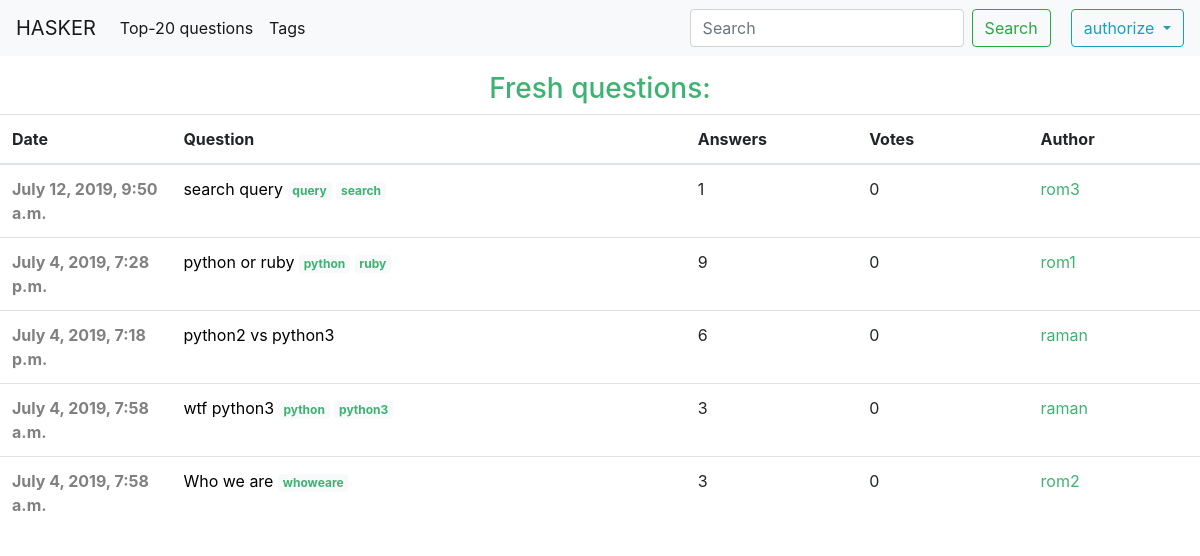
Page /hasker/ on the earlier database version.
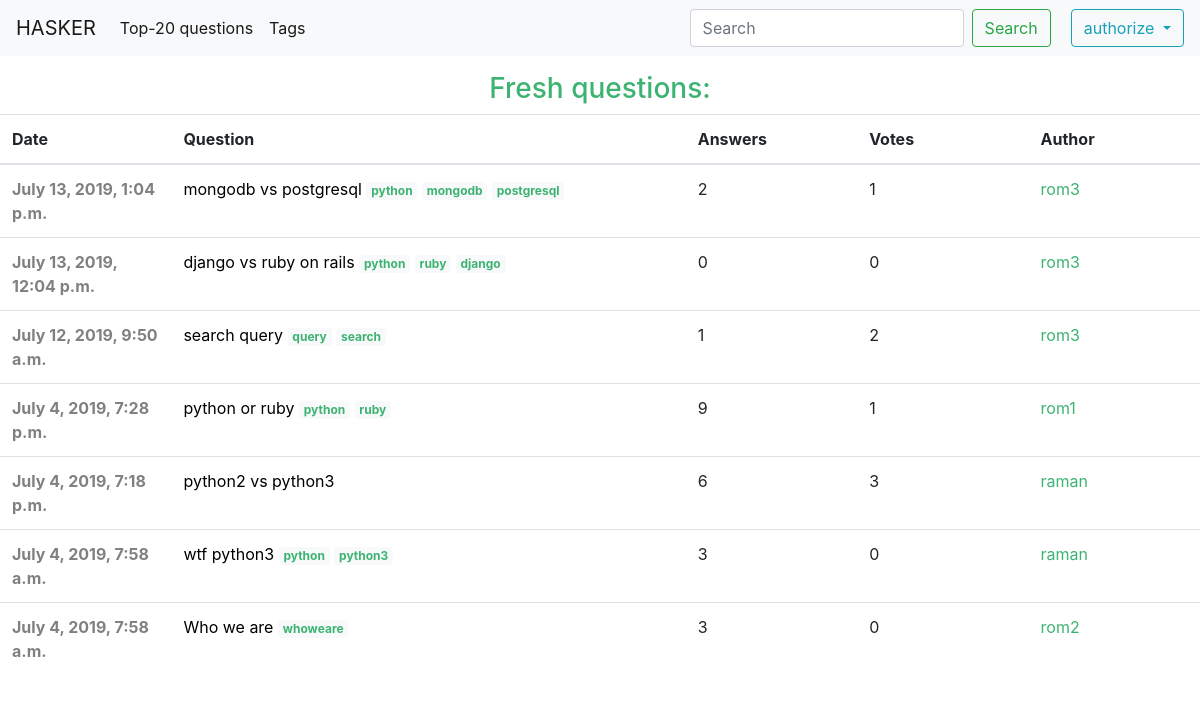
Same page on the later database version.
### forum/models.py (models this page shows, shortened)
class Question(models.Model):
    title = models.CharField(max_length=144, db_index=True, unique=True)
    content = models.TextField()
    slug = models.SlugField(max_length=72, unique=True)
    pub_date = models.DateTimeField(auto_now_add=True)
    author = models.ForeignKey(settings.AUTH_USER_MODEL, on_delete=models.CASCADE)
    tags = models.ManyToManyField(Tag, blank=True, related_name='questions')
    votes = GenericRelation(Vote)
    class Meta:
        ordering = ('-pub_date',)
    def get_absolute_url(self):
        return reverse('question_detail', kwargs={'slug': self.slug})
    @property
    def total_votes(self):
        return self.votes.count()

class Tag(models.Model):
    name = models.CharField(max_length=15)
    def __str__(self):
        return self.name

### authorization/models.py (models this page shows, shortened)
class Person(AbstractUser):
    class Meta:
        verbose_name = 'Person'
    email = models.EmailField(max_length=254, unique=True, verbose_name='email address')
    avatar = models.ImageField(upload_to='avatars/', default='avatars/def_ava.jpg')

### forum/views.py (the view)
# urls.py: path('', Index.as_view(), name='index'),
class Index(ListView):
    model = Question
    template_name = 'forum/index.html'
    context_object_name = 'questions'
    paginate_by = 20
    def get_queryset(self):
        search_query = self.request.GET.get('search', '')
        if search_query:
            queryset = Question.objects.filter(Q(title__icontains=search_query) | Q(content__icontains=search_query))
            return queryset
        return self.model.objects.order_by('-pub_date')

### forum/templates/forum/index.html (shortened to what this page needs)
{% extends 'forum/base_forum.html' %}
{% block content %}
<div style="text-align: center;">
    <h3 style="color: MediumSeaGreen; margin-top: 16px;">Fresh questions:</h3>
</div>
    <table class="table">
  <thead>
    <tr>
      <th scope="col" class="col-1" >Date</th>
      <th scope="col" class="col-3">Question</th>
      <th scope="col" class="col-1">Answers</th>
      <th scope="col" class="col-1">Votes</th>
      <th scope="col" class="col-1">Author</th>
    </tr>
  </thead>
  <tbody>
    {% for q in questions %}
      <tr>
        <th scope="row" style="color: Gray;">{{ q.pub_date }}</th>
        <td>
          <a style="color: black" href="{{ q.get_absolute_url }}">{{ q.title }}</a>
          {% for tag in q.tags.all %}
            <span class="badge badge-light">
              <a style="color: MediumSeaGreen" href="{% url 'tag_questions' tag_name=tag %}">
                {{ tag }}
              </a>
            </span>
          {% endfor %}
        </td>
        <td>{{ q.replies.count }}</td>
        <td>{{ q.total_votes }}</td>
        <td>
          <a style="color: MediumSeaGreen" href="{% url 'person_info' nickname=q.author.username %}">
          {{ q.author.username }}
          </a>
        </td>
      </tr>
    {% endfor %}
  </tbody>
</table>
{% endblock %}

### forum/templates/forum/base_forum.html (shortened to what this page needs)
{% extends 'global_template.html' %}
{% block authorization %}
    {% if request.user.is_authenticated %}
        <div class="dropdown">
            <button class="btn btn-outline-info dropdown-toggle" type="button" id="dropdownMenuButton" data-toggle="dropdown" aria-haspopup="true" aria-expanded="false">
                {{ request.user.username }}
            </button>
            <div class="dropdown-menu dropdown-menu-right" aria-labelledby="dropdownMenuButton">
                <a class="dropdown-item" href="{% url 'person_profile' %}">my profile</a>
                <div class="dropdown-divider"></div>
                <a class="dropdown-item" href="{% url 'logout' %}">log out</a>
            </div>
        </div>
    {% else %}
        <div class="dropdown">
            <button class="btn btn-outline-info dropdown-toggle" type="button" id="dropdownMenuButton" data-toggle="dropdown" aria-haspopup="true" aria-expanded="false">
                authorize
            </button>
        </div>
    {% endif %}
{% endblock %}

### templates/global_template.html (shortened to what this page needs)
{% load static %}
<!DOCTYPE html>
<html lang="en">
<head>
    <link rel="stylesheet" href="https://stackpath.bootstrapcdn.com/bootstrap/4.3.1/css/bootstrap.min.css">
    <link rel="stylesheet" href="{% static 'css/styles.css' %}">
</head>
<body>
        <nav class="navbar navbar-expand-lg navbar-light bg-light sticky-top">
        <a class="navbar-brand" href="{% url 'index' %}">HASKER</a>
        <div class="collapse navbar-collapse" id="navbarNav">
            <ul class="navbar-nav mr-auto">
                <li class="nav-item active">
                    <a class="nav-link" href="{% url 'hot_questions' %}">Top-20 questions <span class="sr-only">(current)</span></a>
                </li>
                <li class="nav-item active">
                    <a class="nav-link" href="{% url 'tags' %}">Tags <span class="sr-only">(current)</span></a>
                </li>
            </ul>
            <form class="form-inline my-2 my-lg-0" action="{% url 'index' %}">
                <input class="form-control mr-sm-2" type="search" placeholder="Search" aria-label="Search" name="search">
                <button class="btn btn-outline-success my-2 my-sm-0" type="submit">Search</button>
            </form>
            {% block authorization %}
            {% endblock %}
        </div>
    </nav>
    {% block content %}
    {% endblock %}
</body>
</html>

### files/static/css/styles.css (style rules this page uses)
.btn-outline-success { margin-top: 16px; margin-bottom: 16px; }
.btn-outline-info { margin-left: 20px; }

Differences in the rows shown:
added Question: pub_date "July 13, 2019, 1:04 p.m.", title "mongodb vs postgresql", replies.count "2", total_votes "1", author.username "rom3", Tag (name "python")
added Tag: name "mongodb", shown under "July 13, 2019, 1:04 p.m."
added Tag: name "postgresql", shown under "July 13, 2019, 1:04 p.m."
added Question: pub_date "July 13, 2019, 12:04 p.m.", title "django vs ruby on rails", replies.count "0", total_votes "0", author.username "rom3", Tag (name "python"), Tag (name "ruby")
added Tag: name "django", shown under "July 13, 2019, 12:04 p.m."
computed for Question "July 12, 2019, 9:50 a.m.": total_votes "0" → "2"
computed for Question "July 4, 2019, 7:28 p.m.": total_votes "0" → "1"
computed for Question "July 4, 2019, 7:18 p.m.": total_votes "0" → "3"
